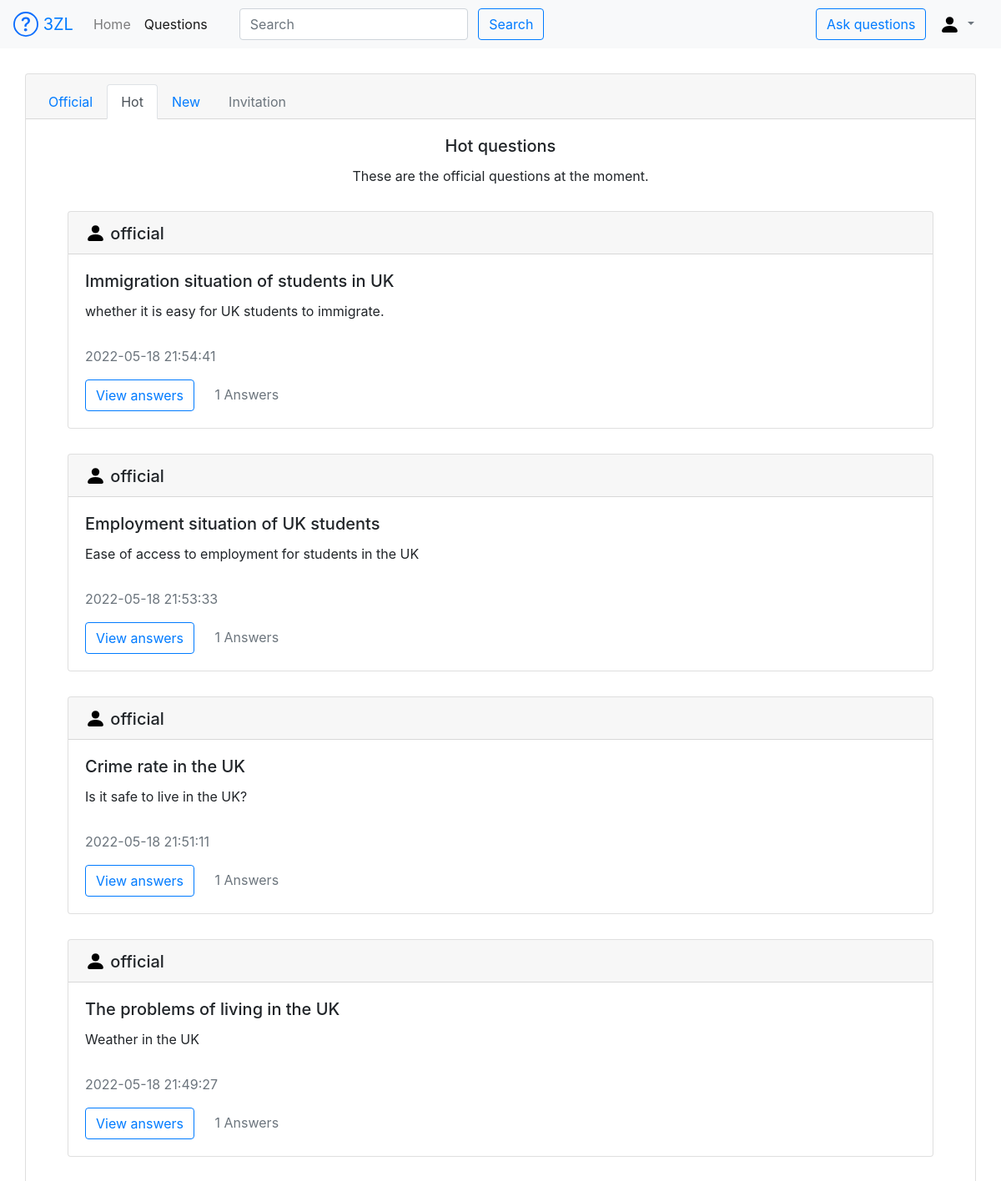
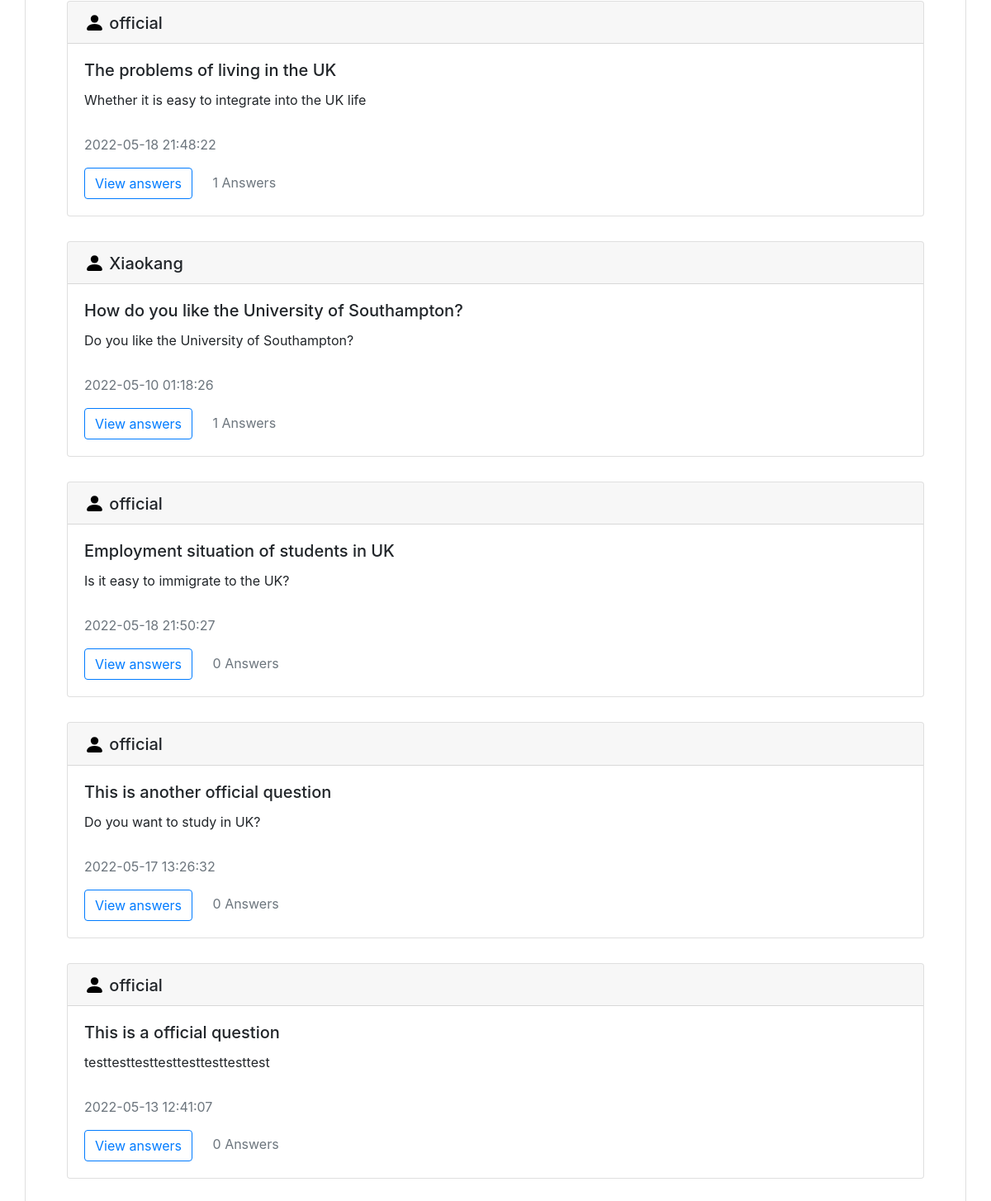
The page /questions/hot on the database its author committed (2 pictures, top to bottom).
### appdir/models.py (models this page shows, shortened)
class User(db.Model):
    id = db.Column(db.Integer, primary_key=True)
    username = db.Column(db.String(64), index=True, unique=True)
    email = db.Column(db.String(120), index=True, unique=True)
    original_password = db.Column(db.String(128))
    password_hash = db.Column(db.String(128))
    invitation_code = db.Column(db.String(32))
    status = db.Column(db.Integer)

class Question(db.Model):
    id = db.Column(db.Integer, primary_key=True)
    title = db.Column(db.String(100), index=True)
    description = db.Column(db.String(300), index=True)
    datetime = db.Column(db.DateTime)
    user_id = db.Column(db.Integer, db.ForeignKey('user.id'))
    type = db.Column(db.Integer)
    status = db.Column(db.Integer)

### appdir/routes.py (the view, shortened to what this page needs)
@app.route('/questions/<type>', methods=['GET', 'POST'])
def questions(type):
    question_form = QuestionForm()
    invites_in_db = Invite.query.filter(Invite.invitee_id == session.get('USERID'))
    invite_question_ids = []
    for invite in invites_in_db:
        invite_question_ids.append(invite.question_id)
    questions_in_db = Question.query.all()
    my_questions = []
    for question in questions_in_db:
        if question.status != 0:
            continue
        user = User.query.filter(User.id == question.user_id).first()
        answers_in_db = Answer.query.filter(Answer.question_id == question.id)
        new_question = {
            'id': question.id,
            'username': user.username,
            'title': question.title,
            'description': question.description,
            'answers': answers_in_db.count(),
            'time': question.datetime.strftime("%Y-%m-%d %H:%M:%S"),
            "type": question.type
        }
        if type == 'invitation':
            if question.id in invite_question_ids:
                my_questions.append(new_question)
        else:
            my_questions.append(new_question)
    if question_form.validate_on_submit():
        return validate_question(question_form)
    if type == "official":
        my_questions = [q for q in my_questions if q["type"] == 1]
        my_questions = sorted(my_questions, key=lambda keys: keys['answers'])
        my_questions.reverse()
        return render_template('official.html', username=session.get('USERNAME'), question_form=question_form,
                               questions=my_questions)
    if type in ["hot"]:
        my_questions = sorted(my_questions, key=lambda keys: keys['answers'])
        my_questions.reverse()
        return render_template('hot.html', username=session.get('USERNAME'), question_form=question_form,
                               questions=my_questions)

### appdir/forms.py
class QuestionForm(FlaskForm):
    title = StringField('Title', validators=[DataRequired()],
                        render_kw={'class': 'form-control', 'id': 'question-title'})
    description = TextAreaField('Description', validators=[DataRequired()],
                                render_kw={'class': 'form-control', 'id': 'question-des'})
    submit = SubmitField('Post', render_kw={'class': 'btn btn-outline-primary', 'id': 'submit-question'})

### appdir/templates/hot.html (shortened to what this page needs)
{% extends 'base.html' %}
{% block content %}
    <div class="card text-center">
        <div class="card-header">
            <ul class="nav nav-tabs card-header-tabs">
                <li class="nav-item">
                    <a class="nav-link" href="{{ url_for('questions',type='official') }}">Official</a>
                </li>
                <li class="nav-item">
                    <a class="nav-link active" href="{{ url_for('questions',type='hot') }}">Hot</a>
                </li>
                <li class="nav-item">
                    <a class="nav-link" href="{{ url_for('questions',type='new') }}">New</a>
                </li>
                <li class="nav-item">
                    {% if username %}
                        <a class="nav-link" href="{{ url_for('questions',type='invitation') }}">Invitation</a>
                    {% else %}
                        <a class="nav-link disabled" href="#">Invitation</a>
                    {% endif %}
                </li>
            </ul>
        </div>
        <div class="card-body">
            <h5 class="card-title">Hot questions</h5>
            <p class="card-text">These are the official questions at the moment.</p>
            {% for question in questions %}
                <div class="card text-left">
                    <h5 class="card-header">
                        <img src="../static/image/bootstrap-icon/person-fill.svg" width="25" height="25"
                             class="d-inline-block align-middle"
                             alt="" loading="lazy">
                        <span class="align-middle">{{ question.username }}</span>
                    </h5>
                    <div class="card-body">
                        <h5 class="card-title">{{ question.title }}</h5>
                        <p class="card-text">{{ question.description }}</p>
                        <div id="my-div">
                            <p class="card-text text-muted">{{ question.time }}</p>
                            {% if username %}
                                <a href="/question{{ question.id }}" class="btn btn-outline-primary">View answers</a>
                            {% else %}
                                <a href="/login" class="btn btn-outline-primary">View answers</a>
                            {% endif %}
                            <span class="card-text info text-muted">{{ question.answers }} Answers</span>
                        </div>
                    </div>
                </div>
            {% endfor %}
        </div>
    </div>
{% endblock %}

### appdir/templates/base.html (shortened to what this page needs)
<!DOCTYPE html>
<html lang="en">
<head>
    <link rel="stylesheet" href="https://cdn.staticfile.org/twitter-bootstrap/4.3.1/css/bootstrap.min.css">
</head>
<body>
<nav class="navbar navbar-expand-lg navbar-light bg-light">
    <a class="navbar-brand text-primary" href="{{ url_for('root') }}">
        <img src="../static/image/bootstrap-icon/question-circle.svg" width="30" height="30"
             class="d-inline-block align-top"
             alt="" loading="lazy">
        3ZL
    </a>
    <div class="collapse navbar-collapse" id="navbarSupportedContent">
        <ul class="navbar-nav mr-auto">
            <li class="nav-item active">
                <a class="nav-link" href="{{ url_for('root') }}">Home <span class="sr-only">(current)</span></a>
            </li>
            <li class="nav-item" id="question-a">
                <a class="nav-link" href="{{ url_for('questions',type='hot') }}">Questions</a>
            </li>
        </ul>
        <div class="form-inline my-2 my-lg-0 navbar-collapse" id="search" data-method="get">
            <form action="/search" method="get">
                <input class="form-control mr-sm-2" type="text" placeholder="Search" aria-label="Search" name="question">
                <button class="btn btn-outline-primary my-2 my-sm-0" type="submit">Search</button>
            </form>
        </div>
        {% if username %}
            <button type="button" class="btn btn-outline-primary" data-toggle="modal" data-target="#myModal">
                Ask questions
            </button>
            <div class="modal fade" id="myModal">
                <div class="modal-dialog">
                    <div class="modal-content">
                        <div class="modal-header">
                            <h4 class="modal-title">Edit your question</h4>
                            <button type="button" class="close" data-dismiss="modal" style="outline: none">&times;
                            </button>
                        </div>
                        <div class="modal-body">
                            <form action="" method="post" novalidate>
                                {{ question_form.hidden_tag() }}
                                <div class="form-row">
                                    <div class="col-md-12 mb-3">
                                        <label>Title</label>
                                        {{ question_form.title }}
                                    </div>
                                </div>
                                <div class="form-row">
                                    <div class="col-md-12 mb-3">
                                        <label>Description</label>
                                        {{ question_form.description }}
                                    </div>
                                </div>
                                <div class="form-row">
                                    <div class="col-md-12 mb-3 text-center">
                                        {{ question_form.submit }}
                                    </div>
                                </div>
                            </form>
                        </div>
                    </div>
                </div>
            </div>
        {% else %}
            <button type="button" class="btn btn-outline-primary" data-container="body"
                    data-toggle="popover"
                    data-placement="bottom" title="Alert"
                    data-content="Before asking questions, you should first login">
                Ask questions
            </button>
        {% endif %}
        <div class="nav-item dropdown">
            <a class="align-middle nav-link dropdown-toggle text-muted" href="#" id="navbarDropdown" role="button"
               data-toggle="dropdown"
               aria-haspopup="true" aria-expanded="false">
                <img src="../static/image/bootstrap-icon/person-fill.svg" width="25" height="25"
                     class="d-inline-block align-middle"
                     alt="" loading="lazy">
            </a>
        </div>
    </div>
</nav>
{% block content %}{% endblock %}
</body>
</html>

### appdir/templates/base.html (style rules this page uses)
#search { margin-left: 30px; }

### appdir/templates/hot.html (style rules this page uses)
.card { margin: 30px; }
.info { margin-left: 20px; }
#my-div { margin-top: 30px; }

### rows shown on the page
User: username "official" "official" "official" "official" "official" "official" "official" "official"
Question: title "Immigration situation of students in UK", description "whether it is easy for UK students to immigrate."
Question: title "Employment situation of UK students", description "Ease of access to employment for students in the UK"
Question: title "Crime rate in the UK", description "Is it safe to live in the UK?"
Question: title "The problems of living in the UK", description "Weather in the UK"
Question: title "The problems of living in the UK", description "Whether it is easy to integrate into the UK life"
User: username "Xiaokang"
Question: title "How do you like the University of Southampton?", description "Do you like the University of Southampton?"
Question: title "Employment situation of students in UK", description "Is it easy to immigrate to the UK?"
Question: title "This is another official question", description "Do you want to study in UK?"
Question: title "This is a official question", description "testtesttesttesttesttesttesttest"

### other values the page prints
{{ question.time }} "2022-05-18 21:54:41" "2022-05-18 21:53:33" "2022-05-18 21:51:11" "2022-05-18 21:49:27" "2022-05-18 21:48:22" "2022-05-10 01:18:26" "2022-05-18 21:50:27" "2022-05-17 13:26:32" "2022-05-13 12:41:07"
{{ question.answers }} "1" "1" "1" "1" "1" "1" "0" "0" "0"
